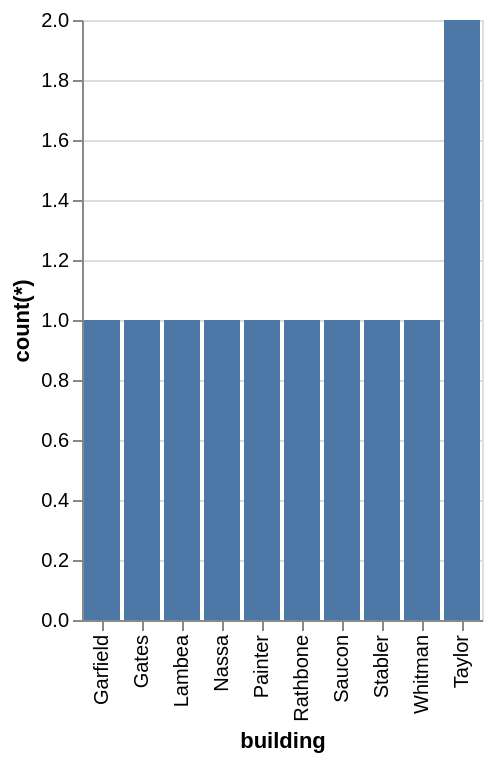

Specify this chart in Vega-Lite:
### Vega-Lite specification from a JSON file in a GitHub repository (floating-point values rounded to 4 significant figures)
{"data": {"values": [{"x_data": "Garfield", "y_data": 1}, {"x_data": "Gates", "y_data": 1}, {"x_data": "Lambea", "y_data": 1}, {"x_data": "Nassa", "y_data": 1}, {"x_data": "Painter", "y_data": 1}, {"x_data": "Rathbone", "y_data": 1}, {"x_data": "Saucon", "y_data": 1}, {"x_data": "Stabler", "y_data": 1}, {"x_data": "Whitman", "y_data": 1}, {"x_data": "Taylor", "y_data": 2}]}, "mark": "bar", "encoding": {"x": {"field": "x_data", "type": "nominal", "title": "building", "sort": {"op": "sum", "field": "y_data", "order": "ascending"}}, "y": {"field": "y_data", "type": "quantitative", "title": "count(*)"}}}
